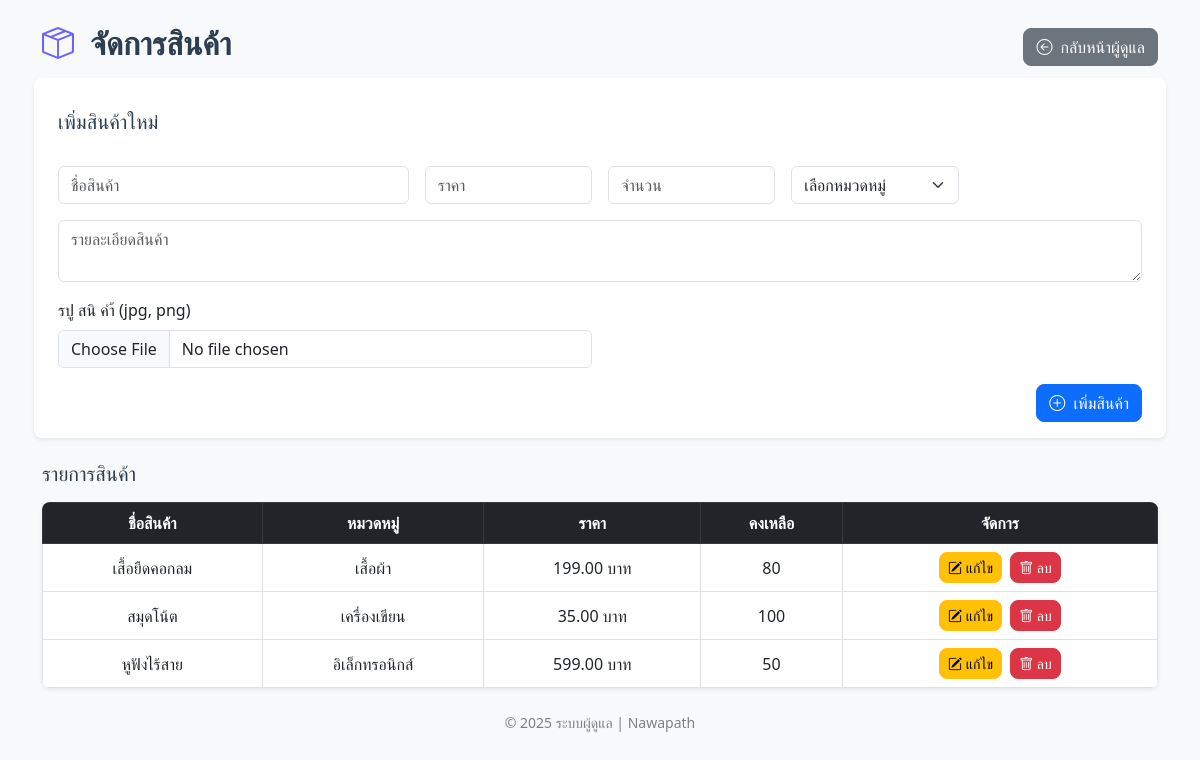
/admin/products.php (signed in), run on the app's committed database.
### tables this page shows
CREATE TABLE `products` (
  `product_id` int(11) NOT NULL,
  `product_name` varchar(150) NOT NULL,
  `description` text DEFAULT NULL,
  `price` decimal(10,2) NOT NULL,
  `stock` int(11) DEFAULT 0,
  `category_id` int(11) DEFAULT NULL,
  `created_at` timestamp NOT NULL DEFAULT current_timestamp()
);

CREATE TABLE `categories` (
  `category_id` int(11) NOT NULL,
  `category_name` varchar(100) NOT NULL
);

### admin/products.php (the view, shortened to what this page needs)
<?php
require '../config.php';
$stmt = $conn->query("
        SELECT p.*, c.category_name
        FROM products p
        LEFT JOIN categories c ON p.category_id = c.category_id
        ORDER BY p.product_id DESC
    ");
$products = $stmt->fetchAll(PDO::FETCH_ASSOC);
?>
<!DOCTYPE html>
<html lang="th">
<head>
    <link href="https://cdn.jsdelivr.net/npm/bootstrap@5.3.0/dist/css/bootstrap.min.css" rel="stylesheet">
    <link href="https://cdn.jsdelivr.net/npm/bootstrap-icons/font/bootstrap-icons.css" rel="stylesheet">
</head>
<body class="container mt-4" style="background:#f8f9fa;">
    <div class="d-flex justify-content-between align-items-center mb-4">
        <h2 class="fw-bold" style="color:#2c3e50;">
            <i class="bi bi-box-seam me-2" style="color:#6c63ff;"></i> จัดการสินค้า
        </h2>
        <a href="index.php" class="btn btn-secondary" style="border-radius:8px;">
            <i class="bi bi-arrow-left-circle me-1"></i> กลับหน้าผู้ดูแล
        </a>
    </div>
    <form method="post" enctype="multipart/form-data" class="row g-3 mb-4 shadow-sm p-3"
        style="border-radius:8px;background:#fff;">
        <h5 class="mb-3" style="color:#2c3e50;">เพิ่มสินค้าใหม่</h5>
        <div class="col-md-4">
            <input type="text" name="product_name" class="form-control" placeholder="ชื่อสินค้า" required>
        </div>
        <div class="col-md-2">
            <input type="number" step="0.01" name="price" class="form-control" placeholder="ราคา" required>
        </div>
        <div class="col-md-2">
            <input type="number" name="stock" class="form-control" placeholder="จำนวน" required>
        </div>
        <div class="col-md-2">
            <select name="category_id" class="form-select" required>
                <option value="">เลือกหมวดหมู่</option>
            </select>
        </div>
        <div class="col-12">
            <textarea name="description" class="form-control" placeholder="รายละเอียดสินค้า" rows="2"></textarea>
        </div>
        <div class="col-md-6">
            <label class="form-label">รปู สนิ คำ้ (jpg, png)</label>
            <input type="file" name="product_image" class="form-control">
        </div>
        <div class="col-12 text-end">
            <button type="submit" name="add_product" class="btn btn-primary" style="border-radius:8px;">
                <i class="bi bi-plus-circle me-1"></i> เพิ่มสินค้า
            </button>
        </div>
    </form>
    <h5 class="mb-3" style="color:#2c3e50;">รายการสินค้า</h5>
    <div class="table-responsive shadow-sm" style="border-radius:8px; overflow:hidden;">
        <table class="table table-bordered table-hover m-0 text-center align-middle">
            <thead class="table-dark">
                <tr>
                    <th>ชื่อสินค้า</th>
                    <th>หมวดหมู่</th>
                    <th>ราคา</th>
                    <th>คงเหลือ</th>
                    <th>จัดการ</th>
                </tr>
            </thead>
            <tbody>
                <?php foreach ($products as $p): ?>
                    <tr>
                        <td><?= htmlspecialchars($p['product_name']) ?></td>
                        <td><?= htmlspecialchars($p['category_name']) ?></td>
                        <td><?= number_format($p['price'], 2) ?> บาท</td>
                        <td><?= $p['stock'] ?></td>
                        <td>
                            <a href="edit_products.php?id=<?= $p['product_id'] ?>" class="btn btn-sm btn-warning me-1"
                                style="border-radius:8px;">
                                <i class="bi bi-pencil-square"></i> แก้ไข
                            </a>
                            <a href="products.php?delete=<?= $p['product_id'] ?>" class="btn btn-sm btn-danger"
                                style="border-radius:8px;" onclick="return confirm('ยืนยันการลบสินค้านี้?')">
                                <i class="bi bi-trash"></i> ลบ
                            </a>
                        </td>
                    </tr>
                <?php endforeach; ?>
            </tbody>
        </table>
    </div>
    <footer class="text-center mt-4 mb-2" style="color:gray; font-size:14px;">
        © 2025 ระบบผู้ดูแล | Nawapath
    </footer>
</body>
</html>

### data on the page
products: product_name "เสื้อยืดคอกลม", category.category_name "เสื้อผ้า", price "199.00", stock "80"
products: product_name "สมุดโน้ต", category.category_name "เครื่องเขียน", price "35.00", stock "100"
products: product_name "หูฟังไร้สาย", category.category_name "อิเล็กทรอนิกส์", price "599.00", stock "50"
